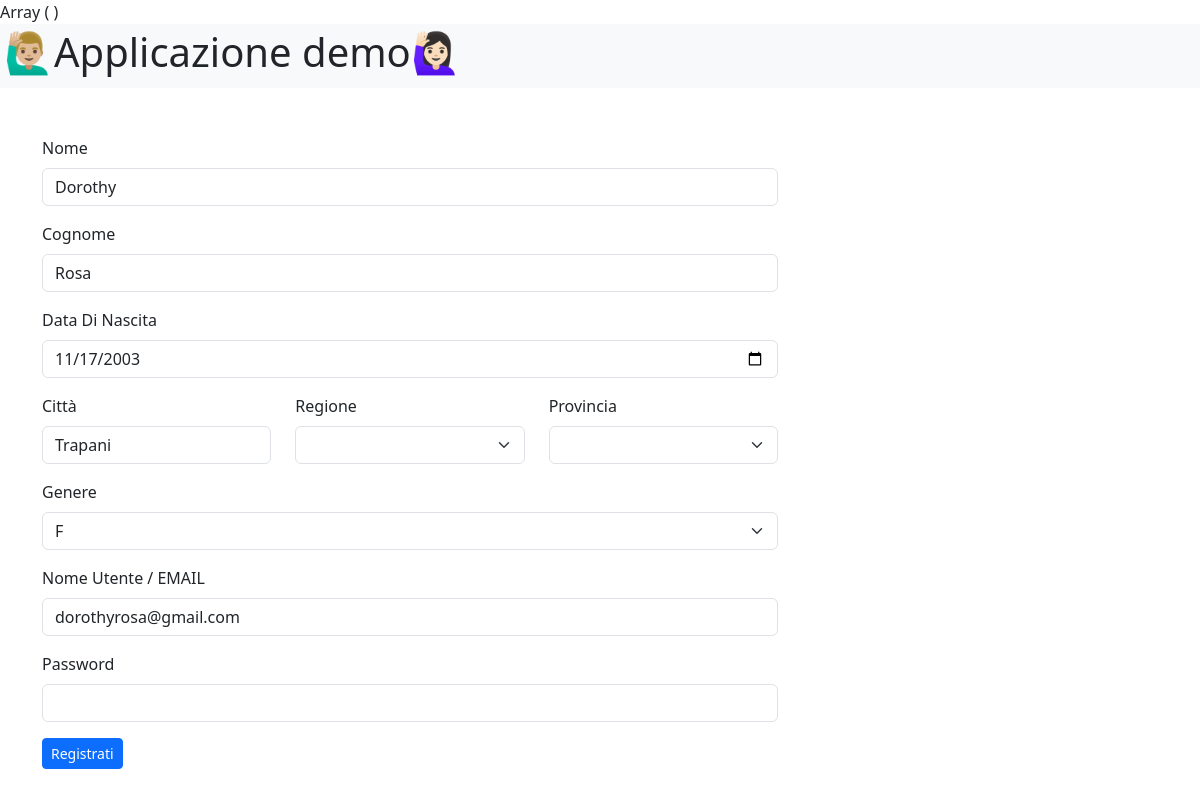
/form_in_php/edit_user.php?user_id=4, run on the app's committed database.
### tables this page shows
CREATE TABLE `user` (
  `user_id` int(10) NOT NULL,
  `first_name` varchar(255) NOT NULL,
  `last_name` varchar(255) NOT NULL,
  `birthday` date NOT NULL,
  `birth_city` varchar(255) NOT NULL,
  `id_regione` int(11) NOT NULL,
  `provincia_id` int(11) NOT NULL,
  `gender` enum('M','F') NOT NULL,
  `username` varchar(255) NOT NULL,
  `password` varchar(255) NOT NULL
);

### form_in_php/class/validator/ValidateRequired.php (called while the page is built, shortened)
<?php
class ValidateRequired implements Validable{
    private $value;
    private $valid;
    public function __construct($default_value="", $message="❗️È obbligatorio😬" ){
        $this -> value = $default_value;
        $this -> valid = true;
    }
    public function getValue(){
        return $this -> value;
    }
    public function getValid()
    {
      return $this->valid;
    }
}
?>

### form_in_php/class/crud/UserCRUD.php (called while the page is built, shortened)
<?php
class UserCRUD{
    public function read(int $user_id = null):User|array|bool
    {
        $conn = new \PDO(DB_DSN, DB_USER, DB_PASSWORD);
        if(!is_null($user_id)){
            $query = "SELECT * FROM user WHERE user_id = :user_id";
            $stm = $conn -> prepare($query);
            $stm -> bindValue(':user_id', $user_id, PDO::PARAM_INT);
            $stm -> execute();
            $result = $stm -> fetchAll(PDO::FETCH_CLASS, User::class);
            if(count($result)==1){
                return $result[0];
            }
        }
    }
}
?>

### form_in_php/class/validator/ValidateDate.php (called while the page is built, shortened)
<?php
class ValidateDate implements Validable{
    private $value;
    private $valid;
    public function __construct($default_value='',$message='❗️È obbligatorio😬') {
        $this->value = $default_value;
        $this->valid = true;
    }
    public function getValue()
    {
      return $this->value;
    }
    public function getValid()
    {
      return $this->valid;
    }
}
?>

### form_in_php/class/registry/it/Regione.php (called while the page is built, shortened)
<?php
class Regione{
    public static function all()
    {
        try {
            $conn = new \PDO(DB_DSN, DB_USER, DB_PASSWORD);
            $stm = $conn->prepare("SELECT * FROM regioni;");
            $stm->execute();
            $result = $stm->fetchAll(\PDO::FETCH_OBJ);
            return $result;
        } catch (\Throwable $th) {
            throw $th;
        }
    }
}
?>

### form_in_php/class/registry/it/Provincia.php (called while the page is built, shortened)
<?php
class Provincia {
    public static function all()
    {
        try {
            $conn = new \PDO(DB_DSN,DB_USER,DB_PASSWORD);
            $stm = $conn->prepare('SELECT * FROM province;');
            $stm->execute();
            $result = $stm->fetchAll(\PDO::FETCH_OBJ);
            return $result;
        } catch (\PDOException $th) {
            throw $th;
        }
    }
}
?>

### form_in_php/edit_user.php (the view, shortened to what this page needs)
<?php
$user_id = filter_input(INPUT_GET, "user_id", FILTER_VALIDATE_INT);
$crud = new UserCRUD;
$user = $crud -> read($user_id);
print_r($_POST);
$validatorRunner = new ValidatorRunner([
    'first_name' => new ValidateRequired($user -> first_name,'Il Nome è obbligatorio😬'),
    'last_name'  => new ValidateRequired($user -> last_name,'Il Cognome è obbligatorio😬'),
    'birthday'  => new ValidateDate($user -> birthday,'La data di nascità non è valida😬'),
    'gender'  => new ValidateRequired($user -> gender,'Il Genere è obbligatorio😬'),
    'birth_city'  => new ValidateRequired($user -> birth_city,'La città  è obbligatoria😬'),
    'id_regione'  => new ValidateRequired($user -> id_regione,'La regione è obbligatoria😬'),
    'id_provincia'  => new ValidateRequired($user -> provincia_id,'La provincia è obbligatoria😬'),
    'username'  => new ValidateRequired($user -> username,'Lo username è obbligatorio😬'),
    'password'  => new ValidateRequired('','La password è obbligatoria😬')
]);
extract($validatorRunner->getValidatorList());
?>
    <?php require "./class/views/head_view.php" ?>
        <section class="row">
            <div class="col-sm-8">
                <form class="mt-1 mt-md-5" action="edit_user.php" method="post">
                    <div class="mb-3">
                        <label for="first_name" class="form-label">Nome</label>
                        <input type="text"
                            value="<?= $first_name->getValue() ?>"
                            class="form-control <?php echo !$first_name->getValid() ? 'is-invalid':''  ?>"
                            name="first_name"
                            id="first_name"
                        >
                    </div>
                    <div class="mb-3">
                        <label for="last_name" class="form-label">Cognome</label>
                        <input type="text"
                               id="last_name"
                               value="<?= $last_name->getValue() ?>"
                               name="last_name"
                               class="form-control <?php echo !$last_name->getValid() ? 'is-invalid':'' ?>"
                               >
                    </div>
                    <div class="mb-3">
                        <label for="birthday" class="form-label">Data Di Nascita</label>
                        <input type="date"
                               value="<?= $birthday->getValue() ?>"
                               class="form-control <?php echo !$birthday->getValid() ? 'is-invalid':'' ?>"
                               name="birthday"
                               id="birthday">
                    </div>
                <div class="mb-3">
                    <div class="row">
                    <div class="col">
                        <label for="birth_city" class="form-label">Città</label>
                        <input type="text" value="<?= $birth_city->getValue() ?>" class="form-control <?php echo !$birth_city->getValid() ? 'is-invalid':'' ?>" name="birth_city" id="birth_city">
                    </div>
                    <div class="col">
                        <label for="birth_region" class="form-label">Regione</label>
                        <select id="birth_region" class="form-select birth_region" name="id_regione">
                                <option value=""></option>
                                <?php foreach(Regione::all() as $regione) : ?>
                                    <option value="<?= $regione->id_regione ?>"><?= $regione->nome ?></option>
                                <?php endforeach;  ?>
                        </select>
                        </div>
                        <div class="col">
                        <label for="birth_province" class="form-label">Provincia</label>
                        <select id="birth_province" class="form-select birth_province" name="provincia_id">
                        <option value=""></option>
                                <?php foreach(Provincia::all() as $provincia) : ?>
                                    <option value="<?= $provincia->id_provincia ?>"><?= $provincia->nome ?></option>
                                <?php endforeach;  ?>
                        </select>
                    </div>
                    </div>
                </div>
                    <div class="mb-3">
                        <label for="gender" class="form-label">Genere</label>
                        <select name="gender" class="form-select <?php echo !$gender->getValid() ? 'is-invalid' :'' ?>" id="gender">
                            <option <?php echo $gender->getValue() == 'F' ? 'selected':''  ?> value="F">F</option>
                        </select>
                    </div>
                    <div class="mb-3">
                        <label for="username" class="form-label">Nome Utente / EMAIL</label>
                        <input type="text"  value="<?php echo $username->getValue() ?>" class="form-control
                            <?php echo (!$username->getValid() && !$username->getValid()) ? 'is-invalid':'' ?>" name="username" id="username">
                    </div>
                    <div class="mb-3">
                        <label for="password" class="form-label">Password</label>
                        <input type="password" value="<?= $password->getValue()  ?>" id="password" name="password" class="form-control <?php echo !$password->getValid() ? 'is-invalid' : ''  ?>">
                    </div>
                    <button class="btn btn-primary btn-sm" type="submit">Registrati</button>
                </form>
            </div>
        </section>
    </main>
</body>
</html>

### form_in_php/assets/css/style.css (style rules this page uses)
body { padding-bottom: 4rem; }

### data on the page
user: first_name "Dorothy", last_name "Rosa", birthday "11/17/2003", birth_city "Trapani", gender "F", username "dorothyrosa@gmail.com"
